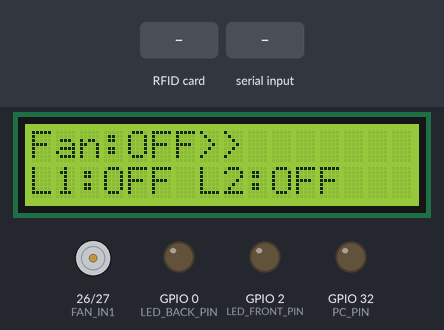
The sketch below on a simulated ESP32. Shown: 16×2 character LCD, motor-driver pin pairs drawn as motors (green arrow = first pin HIGH = forward, orange = second pin HIGH = backward, longer = more drive), output pins drawn as LEDs (lit = HIGH). The test bench sets the inputs (shaded band). What the sketch prints to the serial monitor is not drawn.

Above: at 2.3 s.
2.4 s: RFID card 5E 7A 19 C4 held to the reader
At 3.3 s:
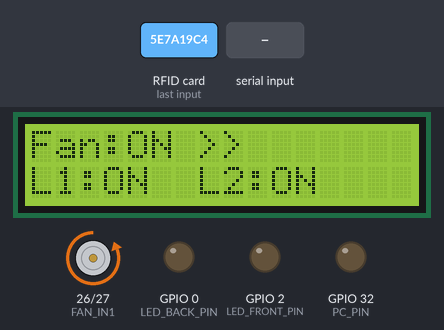
3.9 s: "02\n" received over Serial
At 5.2 s:
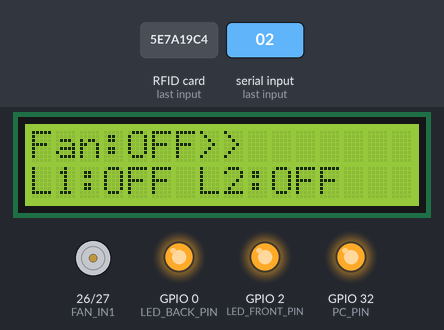
7.5 s: "01\n" received over the second serial link
At 7.9 s:
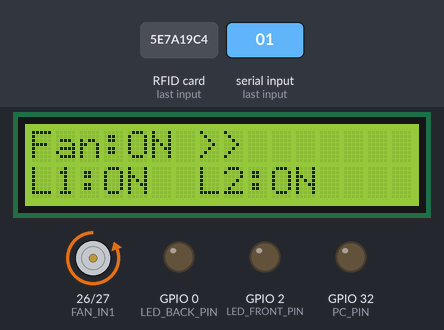
9.0 s: "02\n" received over the second serial link
At 10.1 s:
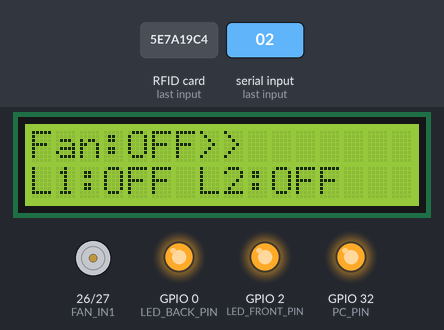
Timing chart, 0 to 12.0 s (numbered marks = the images above; inputs shaded):
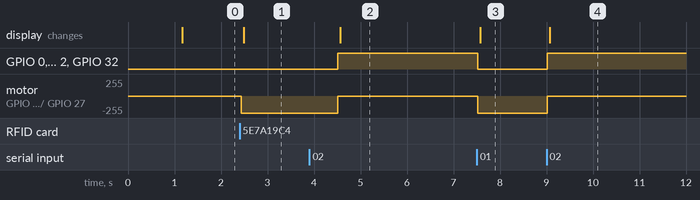

Measured:
- after the input at 2.4 s, motor on GPIO 26 (FAN_IN1) / GPIO 27 (FAN_IN2): stopped → backward 255/255 at once; the display: changes after 0.08 s (image 1)
- after the input at 3.9 s, GPIO 0 (LED_BACK_PIN), GPIO 2 (LED_FRONT_PIN), GPIO 32 (PC_PIN): LOW → HIGH after 0.61 s; motor on GPIO 26 (FAN_IN1) / GPIO 27 (FAN_IN2): backward 255/255 → stopped after 0.61 s; the display: changes after 0.66 s (image 2)
- after the input at 7.5 s, GPIO 0 (LED_BACK_PIN), GPIO 2 (LED_FRONT_PIN), GPIO 32 (PC_PIN): HIGH → LOW at once; motor on GPIO 26 (FAN_IN1) / GPIO 27 (FAN_IN2): stopped → backward 255/255 at once; the display: changes after 0.07 s (image 3)
- after the input at 9.0 s, GPIO 0 (LED_BACK_PIN), GPIO 2 (LED_FRONT_PIN), GPIO 32 (PC_PIN): LOW → HIGH at once; motor on GPIO 26 (FAN_IN1) / GPIO 27 (FAN_IN2): backward 255/255 → stopped at once; the display: changes after 0.07 s (image 4)

The sketch:

esp32_multi_device_controller.ino
```cpp
#include <SPI.h>
#include <MFRC522.h>
#include <HardwareSerial.h>
#include <LiquidCrystal_I2C.h>

#define CMD_ALL_ON       10
#define CMD_ALL_OFF      11
#define CMD_FAN_ON       20
#define CMD_FAN_OFF      21
#define CMD_FAN_TOGGLE   22
#define CMD_FAN_DIR_TOGGLE 23
#define CMD_FAN_DIR_FWD  24
#define CMD_FAN_DIR_REV  25
#define CMD_LIGHT_FRONT_ON  33
#define CMD_LIGHT_FRONT_OFF 34
#define CMD_LIGHT_BACK_ON   35
#define CMD_LIGHT_BACK_OFF  36
#define CMD_PC_ON         50
#define CMD_PC_OFF        51

#define SS_PIN 5
#define RST_PIN 4
MFRC522 mfrc522(SS_PIN, RST_PIN);

LiquidCrystal_I2C lcd(0x27, 16, 2);

#define HC05_RX 16
#define HC05_TX 17
HardwareSerial BTSerial(1);

#define LED_FRONT_PIN 2
#define LED_BACK_PIN 0
#define PC_PIN 32
#define FAN_IN1 26
#define FAN_IN2 27

bool lightFrontStatus = false;
bool lightBackStatus = false;
bool pcStatus = false;
bool fanPower = false;
bool fanDirection = false;

void updateLCD() {
  lcd.clear();
  lcd.setCursor(0, 0);
  lcd.print("Fan:");
  lcd.print(fanPower ? "ON " : "OFF");
  lcd.print(fanDirection ? "<<" : ">>");
  lcd.setCursor(0, 1);
  lcd.print("L1:");
  lcd.print(lightFrontStatus ? "ON " : "OFF");
  lcd.print(" L2:");
  lcd.print(lightBackStatus ? "ON" : "OFF");
}

void updateFanStatus() {
  if (!fanPower) {
    digitalWrite(FAN_IN1, LOW);
    digitalWrite(FAN_IN2, LOW);
    Serial.println("🌀 風扇電源：關閉");
  } else {
    if (fanDirection) {
      digitalWrite(FAN_IN1, HIGH);
      digitalWrite(FAN_IN2, LOW);
      Serial.println("🌀 風扇方向：反轉");
    } else {
      digitalWrite(FAN_IN1, LOW);
      digitalWrite(FAN_IN2, HIGH);
      Serial.println("🌀 風扇方向：順轉");
    }
  }
  updateLCD();
}

void processCommand(String command) {
  command.trim();
  int cmd = command.toInt();
  Serial.print("收到命令: ");
  Serial.println(cmd);

  if (cmd == CMD_ALL_ON || command == "01") {
    lightFrontStatus = true;
    lightBackStatus = true;
    pcStatus = true;
    fanPower = true;
    digitalWrite(LED_FRONT_PIN, LOW);
    digitalWrite(LED_BACK_PIN, LOW);
    digitalWrite(PC_PIN, LOW);
    Serial.println("✅ 執行「刷進」命令: 所有設備已開啟");
    updateFanStatus();
    updateLCD();
  } else if (cmd == CMD_ALL_OFF || command == "02") {
    lightFrontStatus = false;
    lightBackStatus = false;
    pcStatus = false;
    fanPower = false;
    digitalWrite(LED_FRONT_PIN, HIGH);
    digitalWrite(LED_BACK_PIN, HIGH);
    digitalWrite(PC_PIN, HIGH);
    Serial.println("❌ 執行「刷出」命令: 所有設備已關閉");
    updateFanStatus();
    updateLCD();
  } else if (cmd == CMD_FAN_ON) {
    fanPower = true;
    Serial.println("✅ 風扇已開啟");
    updateFanStatus();
  } else if (cmd == CMD_FAN_OFF) {
    fanPower = false;
    Serial.println("❌ 風扇已關閉");
    updateFanStatus();
  } else if (cmd == CMD_FAN_TOGGLE) {
    fanPower = !fanPower;
    Serial.println(fanPower ? "✅ 風扇已開啟" : "❌ 風扇已關閉");
    updateFanStatus();
  } else if (cmd == CMD_FAN_DIR_TOGGLE) {
    fanDirection = !fanDirection;
    updateFanStatus();
  } else if (cmd == CMD_FAN_DIR_FWD) {
    fanDirection = false;
    updateFanStatus();
  } else if (cmd == CMD_FAN_DIR_REV) {
    fanDirection = true;
    updateFanStatus();
  } else if (cmd == CMD_LIGHT_FRONT_ON) {
    lightFrontStatus = true;
    digitalWrite(LED_FRONT_PIN, HIGH);
    Serial.println("✅ 電燈前段已開啟");
    updateLCD();
  } else if (cmd == CMD_LIGHT_FRONT_OFF) {
    lightFrontStatus = false;
    digitalWrite(LED_FRONT_PIN, LOW);
    Serial.println("❌ 電燈前段已關閉");
    updateLCD();
  } else if (cmd == CMD_LIGHT_BACK_ON) {
    lightBackStatus = true;
    digitalWrite(LED_BACK_PIN, HIGH);
    Serial.println("✅ 電燈後段已開啟");
    updateLCD();
  } else if (cmd == CMD_LIGHT_BACK_OFF) {
    lightBackStatus = false;
    digitalWrite(LED_BACK_PIN, LOW);
    Serial.println("❌ 電燈後段已關閉");
    updateLCD();
  } else if (cmd == CMD_PC_ON) {
    pcStatus = true;
    digitalWrite(PC_PIN, HIGH);
    Serial.println("✅ 電腦已開啟");
    updateLCD();
  } else if (cmd == CMD_PC_OFF) {
    pcStatus = false;
    digitalWrite(PC_PIN, LOW);
    Serial.println("❌ 電腦已關閉");
    updateLCD();
  } else {
    Serial.print("❓ 未知命令: ");
    Serial.println(command);
  }
}

void setup() {
  Serial.begin(115200);
  BTSerial.begin(9600, SERIAL_8N1, HC05_RX, HC05_TX);
  pinMode(LED_FRONT_PIN, OUTPUT);
  pinMode(LED_BACK_PIN, OUTPUT);
  pinMode(PC_PIN, OUTPUT);
  pinMode(FAN_IN1, OUTPUT);
  pinMode(FAN_IN2, OUTPUT);
  digitalWrite(LED_FRONT_PIN, LOW);
  digitalWrite(LED_BACK_PIN, LOW);
  digitalWrite(PC_PIN, LOW);
  digitalWrite(FAN_IN1, LOW);
  digitalWrite(FAN_IN2, LOW);
  lcd.init();
  lcd.backlight();
  lcd.setCursor(0, 0);
  lcd.print("System ready");
  lcd.setCursor(0, 1);
  lcd.print("Waiting command..");
  SPI.begin(18, 19, 23, SS_PIN);
  mfrc522.PCD_Init();
  Serial.println("🔌 系統已啟動，等待命令...");
  delay(1000);
  updateLCD();
}

void loop() {
  if (Serial.available()) {
    String command = Serial.readStringUntil('\n');
    processCommand(command);
  }
  if (BTSerial.available()) {
    String command = BTSerial.readStringUntil('\n');
    processCommand(command);
  }
  if (mfrc522.PICC_IsNewCardPresent() && mfrc522.PICC_ReadCardSerial()) {
    String uidStr = "";
    for (byte i = 0; i < mfrc522.uid.size; i++) {
      uidStr += (mfrc522.uid.uidByte[i] < 0x10 ? "0" : "");
      uidStr += String(mfrc522.uid.uidByte[i], HEX);
    }
    uidStr.toUpperCase();
    Serial.print("📡 UID: ");
    Serial.println(uidStr);
    lcd.clear();
    lcd.setCursor(0, 0);
    lcd.print("Card scanned:");
    lcd.setCursor(0, 1);
    lcd.print(uidStr);
    static bool toggleMode = true;
    if (toggleMode) {
      processCommand(String(CMD_ALL_ON));
      Serial.println("01");
      BTSerial.println("01");
    } else {
      processCommand(String(CMD_ALL_OFF));
      Serial.println("02");
      BTSerial.println("02");
    }
    toggleMode = !toggleMode;
    mfrc522.PICC_HaltA();
    mfrc522.PCD_StopCrypto1();
    delay(2000);
    updateLCD();
  }
}
```
